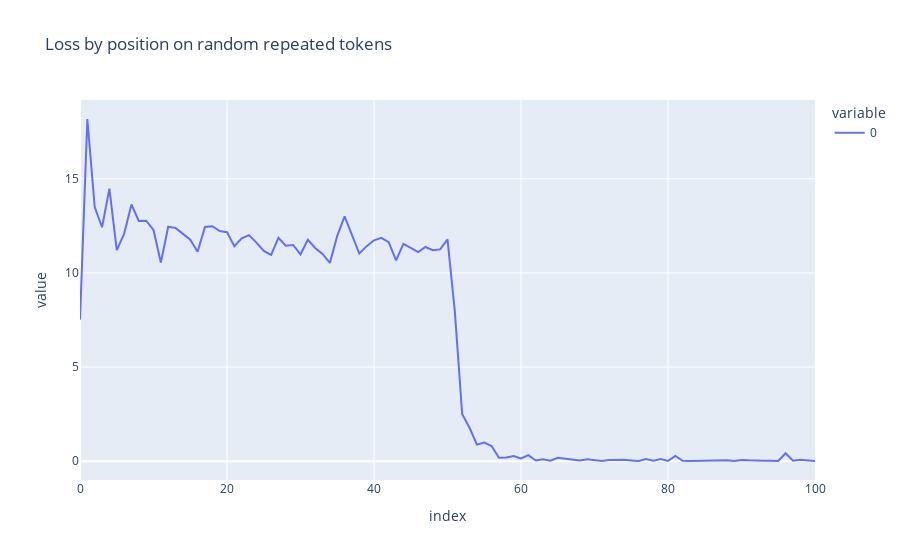

Notebook code for this chart:
### Markdown cell above
An interesting fact about induction heads is that they generalise to arbitrary sequences of repeated tokens. We can see this by generating sequences of 50 random tokens, repeated twice, and plotting the average loss at predicting the next token, by position. We see that the model goes from terrible to very good at the halfway point.

### Code cell
batch_size = 10
seq_len = 50
random_tokens = torch.randint(1000, 10000, (batch_size, seq_len))
repeated_tokens = einops.repeat(random_tokens, "batch seq_len -> batch (2 seq_len)")

with model.generate(max_new_tokens=1) as generator:
    with generator.invoke(repeated_tokens) as invoker:
        token_ids = invoker.ids
        logits = model.lm_head.output.save()

loss = cross_entropy_loss(logits.value, token_ids, shift=True, avg_token=False)
line(loss, xaxis="Position", yaxis="Loss", title="Loss by position on random repeated tokens")

### Figure 1 — Plotly figure (JSON) as saved in the notebook; plotly's stock layout.template omitted (floating-point values rounded to 4 significant figures)
{"data": [{"hovertemplate": "variable=0<br>index=%{x}<br>value=%{y}<extra></extra>", "legendgroup": "0", "line": {"color": "#636efa", "dash": "solid"}, "marker": {"symbol": "circle"}, "mode": "lines", "name": "0", "orientation": "v", "showlegend": true, "type": "scatter", "x": [0, 1, 2, 3, 4, 5, 6, 7, 8, 9, 10, 11, 12, 13, 14, 15, 16, 17, 18, 19, 20, 21, 22, 23, 24, 25, 26, 27, 28, 29, 30, 31, 32, 33, 34, 35, 36, 37, 38, 39, 40, 41, 42, 43, 44, 45, 46, 47, 48, 49, 50, 51, 52, 53, 54, 55, 56, 57, 58, 59, 60, 61, 62, 63, 64, 65, 66, 67, 68, 69, 70, 71, 72, 73, 74, 75, 76, 77, 78, 79, 80, 81, 82, 83, 84, 85, 86, 87, 88, 89, 90, 91, 92, 93, 94, 95, 96, 97, 98, 99, 100], "xaxis": "x", "y": [7.52, 18.17, 13.5, 12.42, 14.47, 11.21, 12.07, 13.63, 12.76, 12.77, 12.28, 10.55, 12.45, 12.39, 12.07, 11.76, 11.13, 12.44, 12.48, 12.22, 12.16, 11.42, 11.84, 12.01, 11.61, 11.17, 10.96, 11.86, 11.44, 11.48, 10.99, 11.76, 11.32, 11.01, 10.53, 11.97, 13.0, 12.05, 11.03, 11.42, 11.73, 11.87, 11.63, 10.66, 11.54, 11.33, 11.1, 11.38, 11.2, 11.25, 11.78, 7.944, 2.498, 1.777, 0.8851, 0.9898, 0.8094, 0.1895, 0.2053, 0.2735, 0.1552, 0.3223, 0.03905, 0.1064, 0.03264, 0.1894, 0.1281, 0.09385, 0.0392, 0.1091, 0.0484, 0.016, 0.06297, 0.07672, 0.07508, 0.04325, 0.01775, 0.1177, 0.02989, 0.1224, 0.01722, 0.2789, 0.02761, 0.01451, 0.02488, 0.02107, 0.04246, 0.07801, 0.05829, 0.01974, 0.06984, 0.04818, 0.05769, 0.0278, 0.02606, 0.01761, 0.4278, 0.03107, 0.07704, 0.06418, 0.02032], "yaxis": "y"}], "layout": {"autosize": true, "legend": {"title": {"text": "variable"}, "tracegroupgap": 0}, "title": {"text": "Loss by position on random repeated tokens"}, "xaxis": {"anchor": "y", "autorange": true, "domain": [0, 1], "range": [0, 100], "title": {"text": "index"}, "type": "linear"}, "yaxis": {"anchor": "x", "autorange": true, "domain": [0, 1], "range": [-0.9942, 19.18], "title": {"text": "value"}, "type": "linear"}}}
